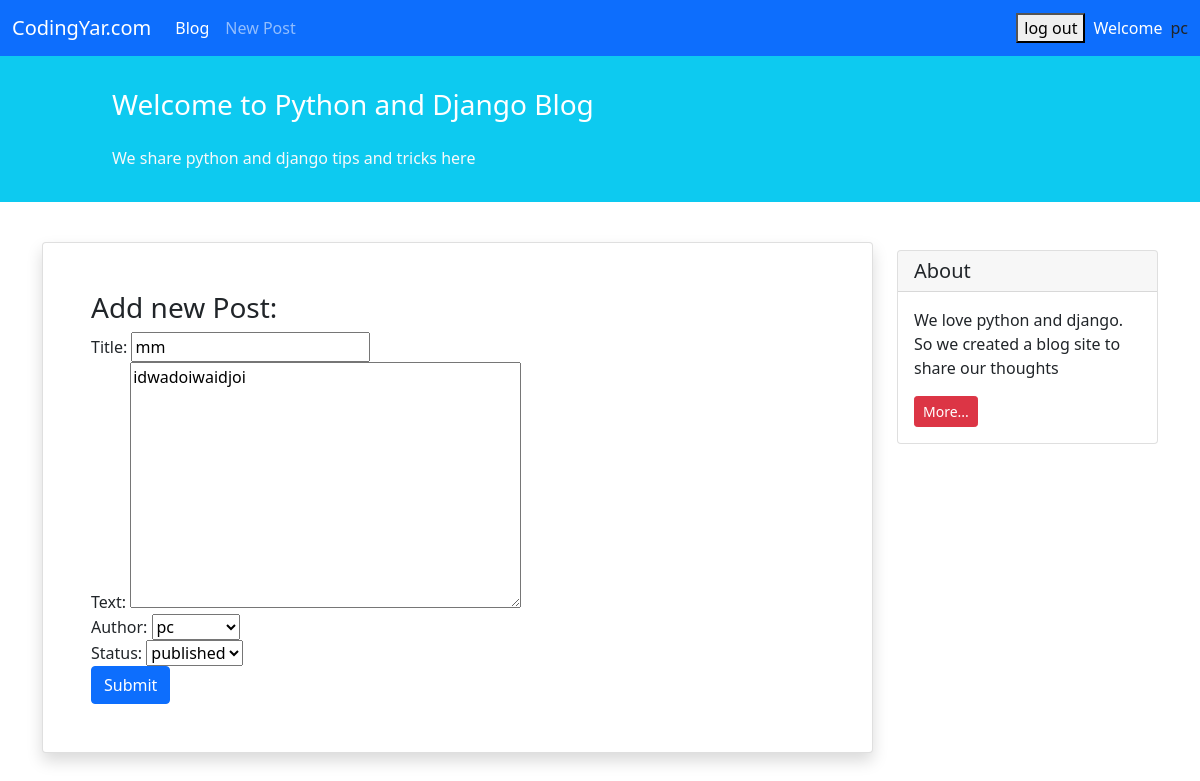
/post/edit/16 (signed in), run on the app's committed database.
### blogs/models.py (models this page shows, shortened)
class Post(models.Model):
    STATUS = (
        ('pub', 'published'),
        ('drf', 'draft'),
    )
    title = models.CharField(max_length=100)
    text = models.TextField()
    author = models.ForeignKey('auth.User', on_delete=models.CASCADE)
    datetime_created = models.DateTimeField(auto_now_add=True)
    datetime_modified = models.DateTimeField(auto_now=True)
    status = models.CharField(choices=STATUS, max_length=3)

### blogs/views.py (the view, shortened to what this page needs)
# urls.py: path('post/edit/<int:pk>', views.PostUpdate.as_view(), name='post_edit'),
class PostUpdate(generic.UpdateView):
    template_name = 'new_post.html'
    form_class = NewPostForm
    context_object_name = 'data'
    model = models.Post

### blogs/forms.py
class NewPostForm(ModelForm):
    class Meta:
        model = Post
        fields = ('title', 'text', 'author', 'status')

### blogs/templates/new_post.html (shortened to what this page needs)
{% extends 'base.html' %}
{% block card %}
    {% if user.is_authenticated %}
    <div class="col-9">
        <div class="card shadow my-3 p-5">
            <h3>Add new Post:</h3>
            <form method="POST">
                {{ form }}
                <button type="submit" class="btn btn-primary">Submit</button>
            </form>
        </div>
    </div>
    {% else %}
        <h1>you must login first</h1>
        <a href="{% url 'login' %}" class="btn btn-warning">Log In</a>
    {% endif %}
{% endblock card %}

### blogs/templates/base.html (shortened to what this page needs)
<!doctype html>
<html lang="en">
<head>
    <link href="https://cdn.jsdelivr.net/npm/bootstrap@5.1.3/dist/css/bootstrap.min.css" rel="stylesheet"
>
</head>
<body>
<nav class="navbar navbar-expand-lg navbar-dark bg-primary">
    <div class="container-fluid">
        <a class="navbar-brand" href="#">CodingYar.com</a>
        <div class="collapse navbar-collapse" id="navbarNavAltMarkup">
            <div class="navbar-nav">
                <a class="nav-link active" href="{% url 'post_list' %}">Blog</a>
                <a class="nav-link" href="{% url 'new_post' %}">New Post</a>
            </div>
        </div>
        {% if user.is_authenticated %}
            <form action="{% url 'logout' %}" method="POST">
                <button type="submit">log out</button>
            </form>
            <div class="mx-2 text-white">Welcome</div>
            {{ user.username }}
        {% else %}
            <div class="navbar-nav">
                <a class="nav-link active" href="{% url 'login' %}">log in</a>
                <a class="nav-link" href="{% url 'signup' %}">sign up</a>
            </div>
        {% endif %}
    </div>
</nav>
<div class="container-fluid bg-info">
    <div class="row py-3">
        <div class="col-md-8 col-md-10 mx-auto">
            <h3 class="my-4 mt-3 text-white">Welcome to Python and Django Blog</h3>
            <p class="text-light">We share python and django tips and tricks here</p>
        </div>
    </div>
</div>
<div class="container mt-4">
    <div class="row">
        {% block card %}
        {% endblock card %}
        <div class="col-3">
            <div class="card my-4">
                <h5 class="card-header">About</h5>
                <div class="card-body">
                    <p class="card-text">We love python and django. So we created a blog site to share our
                        thoughts</p>
                    <a href="#"
                       class="btn btn-sm btn-danger">
                        More...
                    </a>
                </div>
            </div>
        </div>
    </div>
</div>
</body>
</html>

### data on the page
Post: title "mm", text "idwadoiwaidjoi", author "pc", status "published"

### other printed values
{{ user.username }} "pc"
